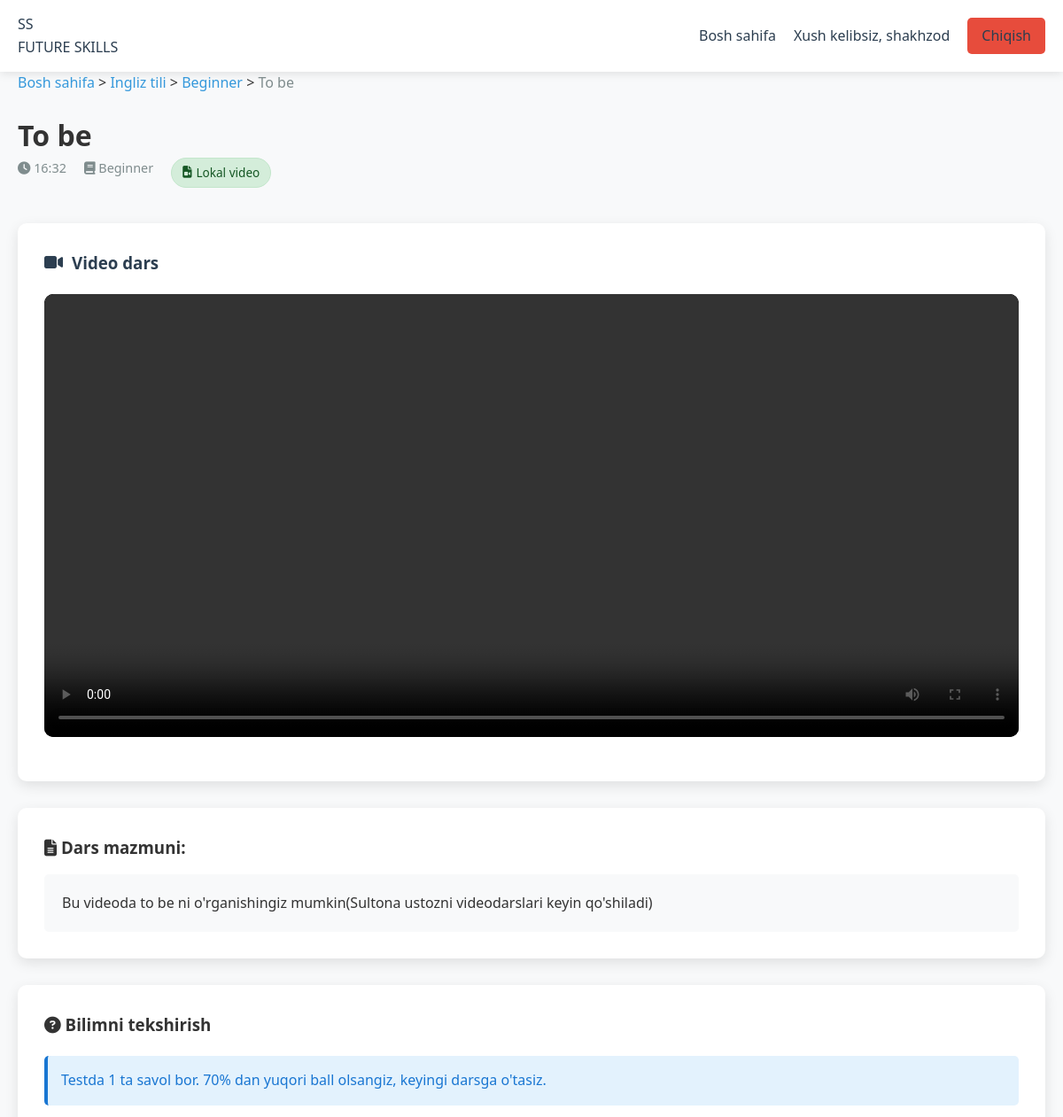
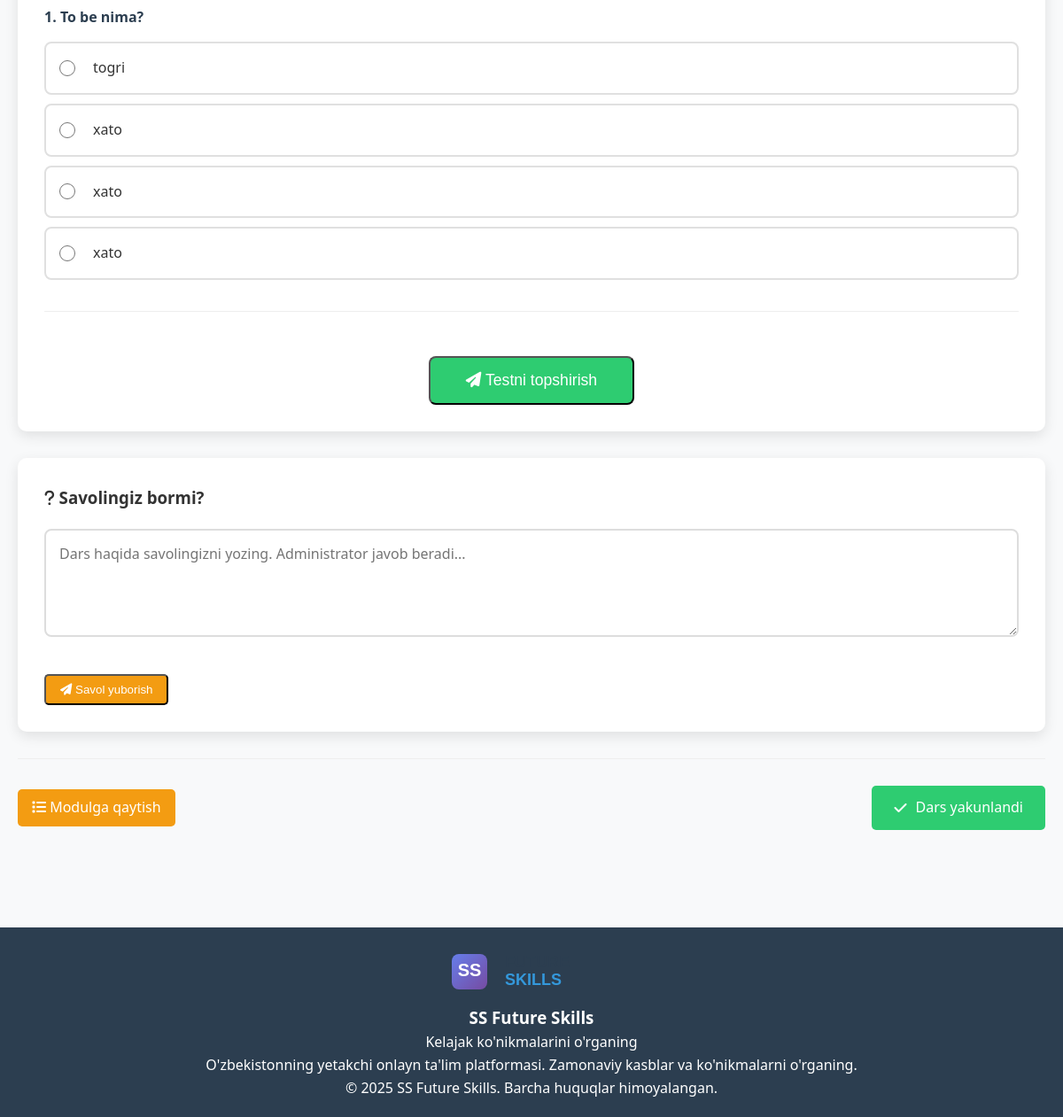
The app's page /lesson/1/ (signed in) with its own data (2 pictures, top to bottom).
### courses/models.py (models this page shows, shortened)
class Course(models.Model):
    COURSE_TYPES = [
        ('english', 'Ingliz tili'),
        ('data_science', 'Data Science va Sun\'iy Intellekt'),
        ('pedagogy', 'Pedagogika'),
    ]
    name = models.CharField(max_length=200)
    description = models.TextField()
    course_type = models.CharField(max_length=50, choices=COURSE_TYPES)
    created_at = models.DateTimeField(auto_now_add=True)
    updated_at = models.DateTimeField(auto_now=True)
    is_active = models.BooleanField(default=True)

class Module(models.Model):
    course = models.ForeignKey(Course, on_delete=models.CASCADE, related_name='modules')
    title = models.CharField(max_length=200)
    description = models.TextField(blank=True)
    order = models.IntegerField(default=0)
    created_at = models.DateTimeField(auto_now_add=True)
    class Meta:
        ordering = ['order']

class Lesson(models.Model):
    module = models.ForeignKey(Module, on_delete=models.CASCADE, related_name='lessons')
    title = models.CharField(max_length=200)
    video_file = models.FileField(upload_to=lesson_video_upload_path, blank=True, null=True,
                                  verbose_name="Video fayl")
    video_url = models.URLField(blank=True, verbose_name="YouTube linki")
    content = models.TextField(blank=True)
    duration = models.CharField(max_length=50, blank=True)
    order = models.IntegerField(default=0)
    created_at = models.DateTimeField(auto_now_add=True)
    class Meta:
        ordering = ['order']
    def video_type(self):
        if self.video_file:
            return 'file'
        elif self.video_url:
            if 'youtube.com' in self.video_url or 'youtu.be' in self.video_url:
                return 'youtube'
            return 'external'
        return None

class Question(models.Model):
    QUESTION_TYPES = [
        ('single', 'Bitta to\'g\'ri javob'),
        ('multiple', 'Bir nechta to\'g\'ri javob'),
        ('text', 'Matnli javob'),
    ]
    lesson = models.ForeignKey(Lesson, on_delete=models.CASCADE, related_name='questions')
    question_text = models.TextField()
    question_type = models.CharField(max_length=20, choices=QUESTION_TYPES, default='single')
    created_at = models.DateTimeField(auto_now_add=True)

class Answer(models.Model):
    question = models.ForeignKey(Question, on_delete=models.CASCADE, related_name='answers')
    answer_text = models.TextField()
    is_correct = models.BooleanField(default=False)
    created_at = models.DateTimeField(auto_now_add=True)

### courses/views.py (the view)
# urls.py: path('lesson/<int:lesson_id>/', views.lesson_detail, name='lesson_detail'),
@login_required
def lesson_detail(request, lesson_id):
    lesson = get_object_or_404(Lesson, id=lesson_id)
    module = lesson.module
    course = module.course
    youtube_id = None
    if lesson.video_url and ('youtube.com' in lesson.video_url or 'youtu.be' in lesson.video_url):
        youtube_id = extract_youtube_id(lesson.video_url)
    video_type = lesson.video_type()
    lessons = list(module.lessons.all().order_by('order'))
    current_index = lessons.index(lesson)
    prev_lesson = lessons[current_index - 1] if current_index > 0 else None
    next_lesson = lessons[current_index + 1] if current_index < len(lessons) - 1 else None
    questions = lesson.questions.all()
    user_progress = UserProgress.objects.filter(user=request.user, lesson=lesson).first()
    completed = user_progress.completed if user_progress else False
    return render(request, 'lesson_detail.html', {
        'lesson': lesson,
        'module': module,
        'course': course,
        'video_type': video_type,
        'youtube_id': youtube_id,
        'prev_lesson': prev_lesson,
        'next_lesson': next_lesson,
        'questions': questions,
        'completed': completed
    })

### templates/lesson_detail.html (shortened to what this page needs)
{% extends 'base.html' %}
{% block content %}
<div class="lesson-header">
    <div class="container">
        <nav class="breadcrumb">
            <a href="{% url 'home' %}">Bosh sahifa</a> >
            <a href="{% url 'course_detail' module.course.id %}">{{ course.name }}</a> >
            <a href="{% url 'module_detail' module.id %}">{{ module.title }}</a> >
            <span>{{ lesson.title }}</span>
        </nav>
        <h1>{{ lesson.title }}</h1>
        <div class="lesson-meta">
            <span><i class="fas fa-clock"></i> {{ lesson.duration|default:"15:00" }}</span>
            <span><i class="fas fa-book"></i> {{ module.title }}</span>
            {% if video_type == 'file' %}
                <span class="video-type-badge file-badge"><i class="fas fa-file-video"></i> Lokal video</span>
            {% elif video_type == 'youtube' %}
                <span class="video-type-badge youtube-badge"><i class="fab fa-youtube"></i> YouTube</span>
            {% endif %}
        </div>
    </div>
</div>
<div class="lesson-content">
    <div class="container">
        <div class="video-section">
            <h3><i class="fas fa-video"></i> Video dars</h3>
            {% if video_type == 'file' and lesson.video_file %}
                <div class="video-container">
                    <video id="lesson-video" width="100%" height="500" controls controlsList="nodownload">
                        <source src="{{ lesson.video_file.url }}" type="video/mp4">
                    </video>
                </div>
            {% endif %}
        </div>
        {% if lesson.content %}
        <div class="lesson-text">
            <h3><i class="fas fa-file-alt"></i> Dars mazmuni:</h3>
            <div class="content-box">
                {{ lesson.content|linebreaks }}
            </div>
        </div>
        {% endif %}
        {% if questions %}
        <div class="test-section">
            <h3><i class="fas fa-question-circle"></i> Bilimni tekshirish</h3>
            <div class="test-container">
                <p class="test-info">Testda {{ questions.count }} ta savol bor. 70% dan yuqori ball olsangiz, keyingi darsga o'tasiz.</p>
                <form id="test-form" data-lesson-id="{{ lesson.id }}">
                    {% for question in questions %}
                    <div class="question-item" data-question-id="{{ question.id }}" data-question-type="{{ question.question_type }}">
                        <h4>{{ forloop.counter }}. {{ question.question_text }}</h4>
                        {% if question.question_type == 'single' %}
                            {% for answer in question.answers.all %}
                            <div class="answer-option">
                                <input type="radio"
                                       name="question_{{ question.id }}"
                                       value="{{ answer.id }}"
                                       id="answer_{{ question.id }}_{{ answer.id }}"
                                       required>
                                <label for="answer_{{ question.id }}_{{ answer.id }}">
                                    {{ answer.answer_text }}
                                </label>
                            </div>
                            {% endfor %}
                        {% endif %}
                    </div>
                    {% endfor %}
                    <div class="test-submit">
                        <button type="submit" class="btn-primary btn-test">
                            <i class="fas fa-paper-plane"></i> Testni topshirish
                        </button>
                    </div>
                </form>
            </div>
        </div>
        {% endif %}
        <div class="question-form-section">
            <h3><i class="fas fa-question"></i> Savolingiz bormi?</h3>
            <div class="question-box">
                <form id="question-form" data-lesson-id="{{ lesson.id }}">
                    <div class="form-group">
                        <textarea name="question_text"
                                  placeholder="Dars haqida savolingizni yozing. Administrator javob beradi..."
                                  rows="4" required></textarea>
                    </div>
                    <button type="submit" class="btn-secondary">
                        <i class="fas fa-paper-plane"></i> Savol yuborish
                    </button>
                </form>
            </div>
        </div>
        <div class="navigation-buttons">
            <div class="nav-left">
                <a href="{% url 'module_detail' module.id %}" class="btn-secondary">
                    <i class="fas fa-list"></i> Modulga qaytish
                </a>
            </div>
            <div class="nav-right">
                {% if next_content %}
                    {% if next_content.0 == 'video' %}
                        <a href="{% url 'lesson_detail' next_content.1.id %}" class="btn-primary">
                            Keyingi dars <i class="fas fa-arrow-right"></i>
                        </a>
                    {% elif next_content.0 == 'listening' %}
                        <a href="{% url 'listening_detail' next_content.1.id %}" class="btn-primary">
                            Keyingi listening <i class="fas fa-arrow-right"></i>
                        </a>
                    {% endif %}
                {% elif completed %}
                    <span class="btn-success">
                        <i class="fas fa-check"></i> Dars yakunlandi
                    </span>
                {% endif %}
            </div>
        </div>
    </div>
</div>
{% endblock %}

### templates/base.html (shortened to what this page needs)
<!DOCTYPE html>
<html lang="uz">
<head>
    <link rel="stylesheet" href="/static/css/style.css">
    <link rel="stylesheet" href="https://cdnjs.cloudflare.com/ajax/libs/font-awesome/6.4.0/css/all.min.css">
</head>
<body>
    <header>
        <nav class="navbar">
            <div class="container">
                <a href="{% url 'home' %}" class="logo">
                    <div class="logo-minimal">
                        <span class="logo-symbol">SS</span>
                        <div class="logo-name">
                            <span class="logo-future">FUTURE</span>
                            <span class="logo-skills">SKILLS</span>
                        </div>
                    </div>
                </a>
                <div class="nav-links">
                    <a href="{% url 'home' %}">Bosh sahifa</a>
                    {% if user.is_authenticated %}
                        <span class="user-name">Xush kelibsiz, {{ user.username }}</span>
                        <a href="{% url 'logout' %}" class="btn-logout">Chiqish</a>
                    {% else %}
                        <a href="{% url 'login' %}" class="btn-login">Kirish</a>
                        <a href="{% url 'register' %}" class="btn-primary">Ro'yxatdan o'tish</a>
                    {% endif %}
                </div>
            </div>
        </nav>
    </header>
    <main>
        {% block content %}{% endblock %}
    </main>
<footer>
    <div class="container">
        <div class="footer-content">
            <div class="footer-logo">
                <div class="footer-logo-container">
                    <div class="footer-logo-icon">
                        <img src="/static/images/logo.svg" alt="SS Future Skills">
                    </div>
                    <div class="footer-logo-text">
                        <h3>SS Future Skills</h3>
                        <p>Kelajak ko'nikmalarini o'rganing</p>
                    </div>
                </div>
                <p class="footer-description">
                    O'zbekistonning yetakchi onlayn ta'lim platformasi.
                    Zamonaviy kasblar va ko'nikmalarni o'rganing.
                </p>
            </div>
        </div>
        <div class="footer-bottom">
            <p>&copy; 2025 SS Future Skills. Barcha huquqlar himoyalangan.</p>
        </div>
    </div>
</footer>
</body>
</html>

### records on screen
Course: name "Ingliz tili"
Module: title "Beginner"
Lesson: title "To be", duration "16:32", content "Bu videoda to be ni o'rganishingiz mumkin(Sultona ustozni videodarslari keyin qo'shiladi)"
Question: question_text "To be nima?"
Answer: answer_text "togri"
Answer: answer_text "xato"
Answer: answer_text "xato"
Answer: answer_text "xato"

### other values on screen
{{ user.username }} "shakhzod"
{{ questions.count }} "1"
